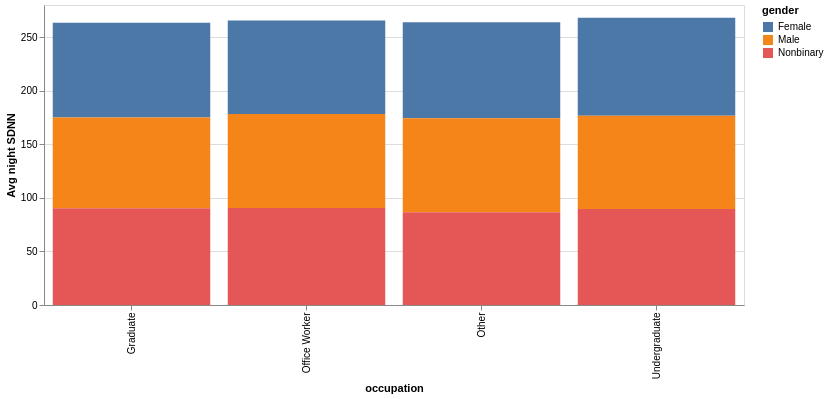

The notebook cell saved with this chart:
### Code cell
chart_df = report.to_pandas()

alt.Chart(chart_df).mark_bar().encode(
    x=alt.X("occupation:N", sort=None),
    y=alt.Y("avg_night_sdnn:Q", title="Avg night SDNN"),
    color="gender:N",
    tooltip=["n_nights", "avg_sleep_efficiency", "avg_night_sdnn"],
).properties(width=700, height=300)

### Figure 1 — Vega-Lite specification as saved in the notebook (floating-point values rounded to 4 significant figures)
{"config": {"view": {"continuousWidth": 300, "continuousHeight": 300}}, "data": {"name": "data-777071ffa8f8aef330e86e5539fec2c2"}, "mark": {"type": "bar"}, "encoding": {"color": {"field": "gender", "type": "nominal"}, "tooltip": [{"field": "n_nights", "type": "quantitative"}, {"field": "avg_sleep_efficiency", "type": "quantitative"}, {"field": "avg_night_sdnn", "type": "quantitative"}], "x": {"field": "occupation", "sort": null, "type": "nominal"}, "y": {"field": "avg_night_sdnn", "title": "Avg night SDNN", "type": "quantitative"}}, "height": 300, "width": 700, "$schema": "https://vega.github.io/schema/vega-lite/v6.1.0.json", "datasets": {"data-777071ffa8f8aef330e86e5539fec2c2": [{"occupation": "Graduate", "gender": "Female", "n_nights": 273, "avg_sleep_efficiency": 97.79, "avg_night_sdnn": 88.41, "corr_sleep_sdnn": 0.03753}, {"occupation": "Graduate", "gender": "Male", "n_nights": 210, "avg_sleep_efficiency": 97.54, "avg_night_sdnn": 84.75, "corr_sleep_sdnn": -0.007885}, {"occupation": "Graduate", "gender": "Nonbinary", "n_nights": 252, "avg_sleep_efficiency": 97.65, "avg_night_sdnn": 90.23, "corr_sleep_sdnn": 0.2117}, {"occupation": "Office Worker", "gender": "Female", "n_nights": 273, "avg_sleep_efficiency": 97.72, "avg_night_sdnn": 87.17, "corr_sleep_sdnn": 0.01582}, {"occupation": "Office Worker", "gender": "Male", "n_nights": 273, "avg_sleep_efficiency": 97.65, "avg_night_sdnn": 87.91, "corr_sleep_sdnn": 0.04956}, {"occupation": "Office Worker", "gender": "Nonbinary", "n_nights": 210, "avg_sleep_efficiency": 98.11, "avg_night_sdnn": 90.46, "corr_sleep_sdnn": 0.02455}, {"occupation": "Other", "gender": "Female", "n_nights": 210, "avg_sleep_efficiency": 97.9, "avg_night_sdnn": 89.52, "corr_sleep_sdnn": 0.02396}, {"occupation": "Other", "gender": "Male", "n_nights": 399, "avg_sleep_efficiency": 97.94, "avg_night_sdnn": 87.86, "corr_sleep_sdnn": 0.02943}, {"occupation": "Other", "gender": "Nonbinary", "n_nights": 294, "avg_sleep_efficiency": 98.01, "avg_night_sdnn": 86.5, "corr_sleep_sdnn": 0.0008783}, {"occupation": "Undergraduate", "gender": "Female", "n_nights": 210, "avg_sleep_efficiency": 98.08, "avg_night_sdnn": 91.48, "corr_sleep_sdnn": 0.03319}, {"occupation": "Undergraduate", "gender": "Male", "n_nights": 231, "avg_sleep_efficiency": 98.17, "avg_night_sdnn": 87.1, "corr_sleep_sdnn": -0.02379}, {"occupation": "Undergraduate", "gender": "Nonbinary", "n_nights": 315, "avg_sleep_efficiency": 97.92, "avg_night_sdnn": 89.52, "corr_sleep_sdnn": 0.02778}]}}
